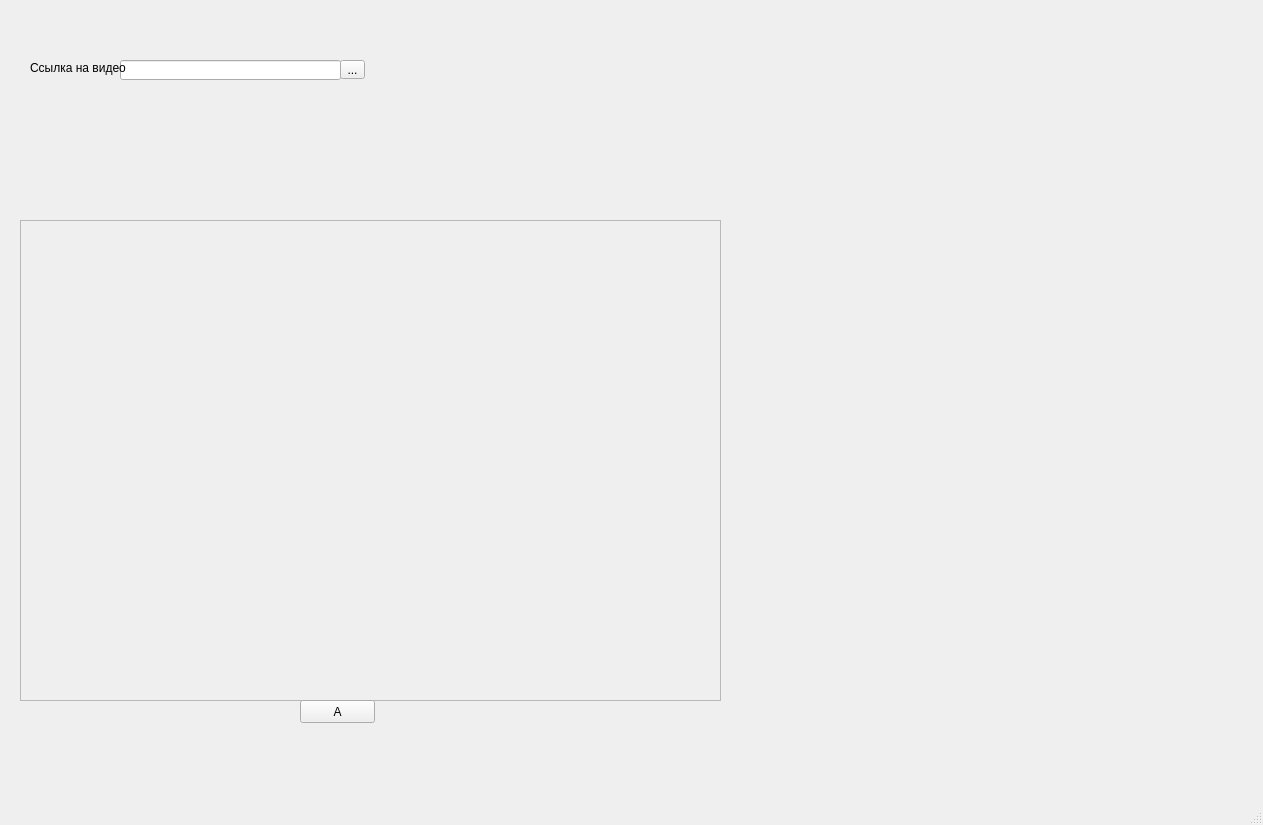
<?xml version="1.0" encoding="UTF-8"?>
<ui version="4.0">
 <class>MainWindow</class>
 <widget class="QMainWindow" name="MainWindow">
  <property name="geometry">
   <rect>
    <x>0</x>
    <y>0</y>
    <width>1263</width>
    <height>825</height>
   </rect>
  </property>
  <property name="windowTitle">
   <string>People Counter</string>
  </property>
  <property name="autoFillBackground">
   <bool>true</bool>
  </property>
  <widget class="QWidget" name="centralwidget">
   <widget class="QLineEdit" name="link_video">
    <property name="geometry">
     <rect>
      <x>120</x>
      <y>60</y>
      <width>221</width>
      <height>20</height>
     </rect>
    </property>
   </widget>
   <widget class="QLabel" name="label">
    <property name="geometry">
     <rect>
      <x>30</x>
      <y>60</y>
      <width>111</width>
      <height>16</height>
     </rect>
    </property>
    <property name="text">
     <string>Ссылка на видео</string>
    </property>
   </widget>
   <widget class="QToolButton" name="btnLink">
    <property name="geometry">
     <rect>
      <x>340</x>
      <y>60</y>
      <width>25</width>
      <height>19</height>
     </rect>
    </property>
    <property name="text">
     <string>...</string>
    </property>
   </widget>
   <widget class="QFrame" name="videoFrame">
    <property name="geometry">
     <rect>
      <x>20</x>
      <y>220</y>
      <width>701</width>
      <height>481</height>
     </rect>
    </property>
    <property name="autoFillBackground">
     <bool>true</bool>
    </property>
    <property name="frameShape">
     <enum>QFrame::StyledPanel</enum>
    </property>
    <property name="frameShadow">
     <enum>QFrame::Raised</enum>
    </property>
   </widget>
   <widget class="QPushButton" name="btnPlay">
    <property name="geometry">
     <rect>
      <x>300</x>
      <y>700</y>
      <width>75</width>
      <height>23</height>
     </rect>
    </property>
    <property name="text">
     <string>A</string>
    </property>
   </widget>
  </widget>
  <widget class="QMenuBar" name="menubar">
   <property name="geometry">
    <rect>
     <x>0</x>
     <y>0</y>
     <width>1263</width>
     <height>21</height>
    </rect>
   </property>
  </widget>
  <widget class="QStatusBar" name="statusbar"/>
 </widget>
 <resources/>
 <connections/>
</ui>
